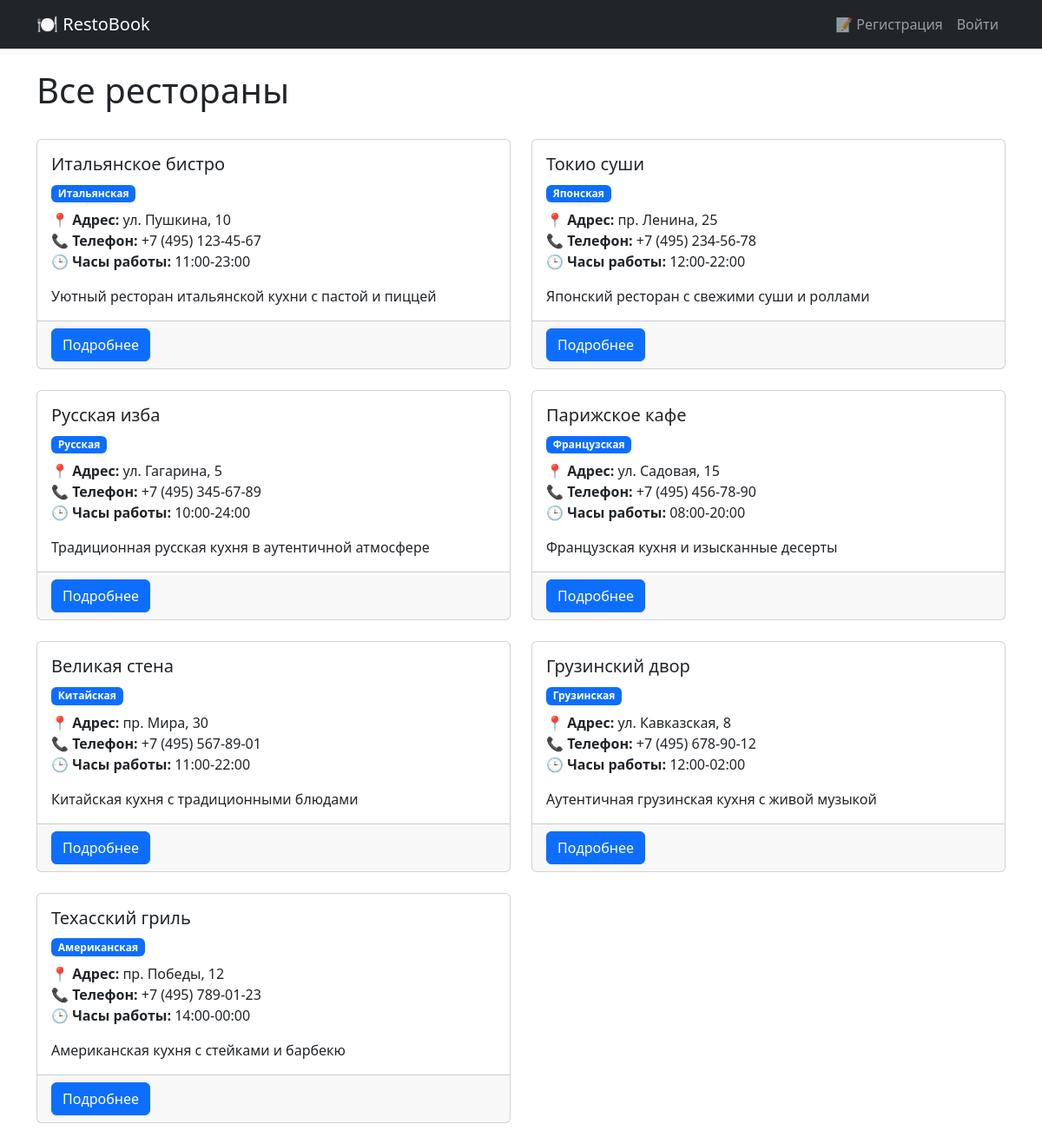
The page /restaurants/ on the database its author committed.
### restaurant/models.py (models this page shows, shortened)
class Restaurant(models.Model):
    CUISINE_TYPES = [
        ('italian', 'Итальянская'),
        ('japanese', 'Японская'),
        ('russian', 'Русская'),
        ('french', 'Французская'),
        ('chinese', 'Китайская'),
        ('georgian', 'Грузинская'),
        ('american', 'Американская'),
    ]
    name = models.CharField(max_length=100)
    description = models.TextField()
    address = models.TextField()
    phone = models.CharField(max_length=20)
    cuisine_type = models.CharField(max_length=50, choices=CUISINE_TYPES)
    opening_hours = models.CharField(max_length=100, default='10:00-22:00')
    image = models.ImageField(upload_to='restaurants/', blank=True, null=True)
    created_by = models.ForeignKey(User, on_delete=models.SET_NULL, null=True, blank=True)
    created_at = models.DateTimeField(default=timezone.now)

### restaurant/views.py (the view)
# urls.py: path('restaurants/', views.all_restaurants, name='all_restaurants'),
def all_restaurants(request):
    restaurants = Restaurant.objects.all()
    context = {
        'restaurants': restaurants,
    }
    return render(request, 'restaurant/all_restaurants.html', context)

### templates/restaurant/all_restaurants.html (shortened to what this page needs)
<!DOCTYPE html>
<html lang="ru">
<head>
    <link href="https://cdn.jsdelivr.net/npm/bootstrap@5.3.0/dist/css/bootstrap.min.css" rel="stylesheet">
</head>
<body>
    <nav class="navbar navbar-expand-lg navbar-dark bg-dark">
        <div class="container">
            <a class="navbar-brand" href="{% url 'home' %}">🍽 RestoBook</a>
            <div class="navbar-nav ms-auto">
                {% if user.is_authenticated %}
                    <a class="nav-link" href="{% url 'user_reservations' %}">📅 Мои бронирования</a>
                    <span class="navbar-text me-3">Привет, {{ user.username }}!</span>
                    <a class="nav-link" href="{% url 'logout' %}">Выйти</a>
                {% else %}
                    <a class="nav-link" href="{% url 'register' %}">📝 Регистрация</a>
                    <a class="nav-link" href="{% url 'login' %}">Войти</a>
                {% endif %}
            </div>
        </div>
    </nav>
    <div class="container mt-4">
        <div class="d-flex justify-content-between align-items-center mb-4">
            <h1>Все рестораны</h1>
        </div>
        <div class="row">
            {% for restaurant in restaurants %}
            <div class="col-md-6 mb-4">
                <div class="card h-100">
                    <div class="card-body">
                        <h5 class="card-title">{{ restaurant.name }}</h5>
                        <span class="badge bg-primary mb-2">{{ restaurant.get_cuisine_type_display }}</span>
                        <p class="card-text">
                            <strong>📍 Адрес:</strong> {{ restaurant.address }}<br>
                            <strong>📞 Телефон:</strong> {{ restaurant.phone }}<br>
                            <strong>🕒 Часы работы:</strong> {{ restaurant.opening_hours }}
                        </p>
                        <p class="card-text">{{ restaurant.description|truncatewords:20 }}</p>
                    </div>
                    <div class="card-footer">
                        <a href="{% url 'restaurant_detail' restaurant.id %}" class="btn btn-primary">Подробнее</a>
                    </div>
                </div>
            </div>
            {% endfor %}
        </div>
    </div>
</body>
</html>

### rows shown on the page
Restaurant: name "Итальянское бистро", cuisine_type "Итальянская", address "ул. Пушкина, 10", phone "+7 (495) 123-45-67", opening_hours "11:00-23:00", description "Уютный ресторан итальянской кухни с пастой и пиццей"
Restaurant: name "Токио суши", cuisine_type "Японская", address "пр. Ленина, 25", phone "+7 (495) 234-56-78", opening_hours "12:00-22:00", description "Японский ресторан с свежими суши и роллами"
Restaurant: name "Русская изба", cuisine_type "Русская", address "ул. Гагарина, 5", phone "+7 (495) 345-67-89", opening_hours "10:00-24:00", description "Традиционная русская кухня в аутентичной атмосфере"
Restaurant: name "Парижское кафе", cuisine_type "Французская", address "ул. Садовая, 15", phone "+7 (495) 456-78-90", opening_hours "08:00-20:00", description "Французская кухня и изысканные десерты"
Restaurant: name "Великая стена", cuisine_type "Китайская", address "пр. Мира, 30", phone "+7 (495) 567-89-01", opening_hours "11:00-22:00", description "Китайская кухня с традиционными блюдами"
Restaurant: name "Грузинский двор", cuisine_type "Грузинская", address "ул. Кавказская, 8", phone "+7 (495) 678-90-12", opening_hours "12:00-02:00", description "Аутентичная грузинская кухня с живой музыкой"
Restaurant: name "Техасский гриль", cuisine_type "Американская", address "пр. Победы, 12", phone "+7 (495) 789-01-23", opening_hours "14:00-00:00", description "Американская кухня с стейками и барбекю"
